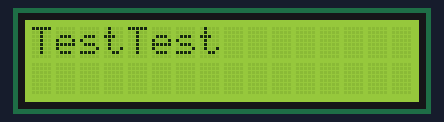
This program was run on a simulated Raspberry Pi (BCM pin numbers). Shown: 16×2 character LCD. Threads take turns every 2 ms; what the program prints to the terminal is not drawn.

Above: at 0.1 s.
At 3.7 s:
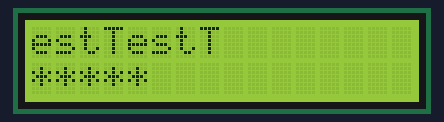
At 14.0 s:
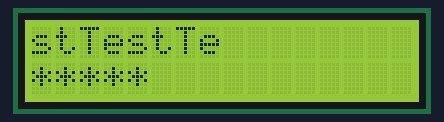
At 24.3 s:
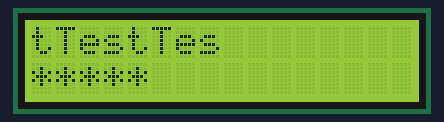
At 34.6 s:
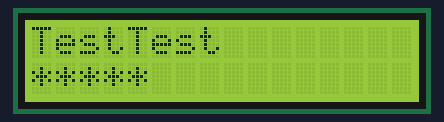

Measured:
- what the display in image 0 shows lasts 1.9 s, from 0.1 s to 2.0 s
- what the display in image 2 shows lasts 1.0 s, from 13.9 s to 14.9 s

The program:

LCD.py
```python
#!/usr/bin/python
# --------------------------------------
#    ___  ___  _ ____
#   / _ \/ _ \(_) __/__  __ __
#  / , _/ ___/ /\ \/ _ \/ // /
# /_/|_/_/  /_/___/ .__/\_, /
#                /_/   /___/
#
#  lcd_16x2.py
#  16x2 LCD Test Script
#
# Author : Matt Hawkins
# Date   : 06/04/2015
#
# http://www.raspberrypi-spy.co.uk/
#
# --------------------------------------

# The wiring for the LCD is as follows:
# 1 : GND
# 2 : 5V
# 3 : Contrast (0-5V)*
# 4 : RS (Register Select)
# 5 : R/W (Read Write)       - GROUND THIS PIN
# 6 : Enable or Strobe
# 7 : Data Bit 0             - NOT USED
# 8 : Data Bit 1             - NOT USED
# 9 : Data Bit 2             - NOT USED
# 10: Data Bit 3             - NOT USED
# 11: Data Bit 4
# 12: Data Bit 5
# 13: Data Bit 6
# 14: Data Bit 7
# 15: LCD Backlight +5V**
# 16: LCD Backlight GND

# import
import RPi.GPIO as GPIO
import time
import thread

# Define GPIO to LCD mapping
LCD_RS = 7
LCD_E = 8
LCD_D4 = 25
LCD_D5 = 24
LCD_D6 = 23
LCD_D7 = 18

# Define some device constants
LCD_WIDTH = 16  # Maximum characters per line
LCD_CHR = True
LCD_CMD = False

LCD_LINE_1 = 0x80  # LCD RAM address for the 1st line
LCD_LINE_2 = 0xC0  # LCD RAM address for the 2nd line

# Timing constants
E_PULSE = 0.0005
E_DELAY = 0.0005


# noinspection PyPep8Naming
# LCDPrint - BY ME #################################
def lcdPrint(strng, screen):
    if screen == 1:
        scr = LCD_LINE_1
    else:
        scr = LCD_LINE_2
    if len(strng) > 8:
        while True:
            for counter in range(0, len(strng) - 8):
                if counter == 1:
                    time.sleep(2.5)
                str2 = strng[counter:counter + 8]
                lcd_string(str2, scr)
                time.sleep(1)
                if counter == len(strng) - 9:
                    time.sleep(1.5)
    else:
        while True:
            lcd_string(strng, scr)
            time.sleep(1)


# lcdPrinter - BY ME #################################
# noinspection PyPep8Naming
def lcdPrinter(strng, screen):
    thread.start_new_thread(lcdPrint, (strng, screen), )
    time.sleep(2)


# initialization - BY ME #############################
def initialization():
    GPIO.setwarnings(False)
    GPIO.setmode(GPIO.BCM)  # Use BCM GPIO numbers
    GPIO.setup(LCD_E, GPIO.OUT)  # E
    GPIO.setup(LCD_RS, GPIO.OUT)  # RS
    GPIO.setup(LCD_D4, GPIO.OUT)  # DB4
    GPIO.setup(LCD_D5, GPIO.OUT)  # DB5
    GPIO.setup(LCD_D6, GPIO.OUT)  # DB6
    GPIO.setup(LCD_D7, GPIO.OUT)  # DB7

    lcd_init()


def main():
    # Main program block
    GPIO.setwarnings(False)
    GPIO.setmode(GPIO.BCM)  # Use BCM GPIO numbers
    GPIO.setup(LCD_E, GPIO.OUT)  # E
    GPIO.setup(LCD_RS, GPIO.OUT)  # RS
    GPIO.setup(LCD_D4, GPIO.OUT)  # DB4
    GPIO.setup(LCD_D5, GPIO.OUT)  # DB5
    GPIO.setup(LCD_D6, GPIO.OUT)  # DB6
    GPIO.setup(LCD_D7, GPIO.OUT)  # DB7

    # Initialise display
    lcd_init()

    # My Code:
    ##########################################################
    ##########################################################

    print "To stop press Ctrl-C"

    lcdPrinter("TestTestTest ", 1)
    lcdPrinter("*****", 2)

    while True:
        time.sleep(10)


def lcd_init():
    # Initialise display
    lcd_byte(0x33, LCD_CMD)  # 110011 Initialise
    lcd_byte(0x32, LCD_CMD)  # 110010 Initialise
    lcd_byte(0x06, LCD_CMD)  # 000110 Cursor move direction
    lcd_byte(0x0C, LCD_CMD)  # 001100 Display On,Cursor Off, Blink Off
    lcd_byte(0x28, LCD_CMD)  # 101000 Data length, number of lines, font size
    lcd_byte(0x01, LCD_CMD)  # 000001 Clear display
    time.sleep(E_DELAY)


def lcd_byte(bits, mode):
    # Send byte to data pins
    # bits = data
    # mode = True  for character
    #        False for command

    GPIO.output(LCD_RS, mode)  # RS

    # High bits
    GPIO.output(LCD_D4, False)
    GPIO.output(LCD_D5, False)
    GPIO.output(LCD_D6, False)
    GPIO.output(LCD_D7, False)
    if bits & 0x10 == 0x10:
        GPIO.output(LCD_D4, True)
    if bits & 0x20 == 0x20:
        GPIO.output(LCD_D5, True)
    if bits & 0x40 == 0x40:
        GPIO.output(LCD_D6, True)
    if bits & 0x80 == 0x80:
        GPIO.output(LCD_D7, True)

    # Toggle 'Enable' pin
    lcd_toggle_enable()

    # Low bits
    GPIO.output(LCD_D4, False)
    GPIO.output(LCD_D5, False)
    GPIO.output(LCD_D6, False)
    GPIO.output(LCD_D7, False)
    if bits & 0x01 == 0x01:
        GPIO.output(LCD_D4, True)
    if bits & 0x02 == 0x02:
        GPIO.output(LCD_D5, True)
    if bits & 0x04 == 0x04:
        GPIO.output(LCD_D6, True)
    if bits & 0x08 == 0x08:
        GPIO.output(LCD_D7, True)

    # Toggle 'Enable' pin
    lcd_toggle_enable()


def lcd_toggle_enable():
    # Toggle enable
    time.sleep(E_DELAY)
    GPIO.output(LCD_E, True)
    time.sleep(E_PULSE)
    GPIO.output(LCD_E, False)
    time.sleep(E_DELAY)


def lcd_string(message, line):
    # Send string to display

    message = message.ljust(LCD_WIDTH, " ")

    lcd_byte(line, LCD_CMD)

    for i in range(LCD_WIDTH):
        lcd_byte(ord(message[i]), LCD_CHR)


if __name__ == '__main__':

    try:
        main()
    except KeyboardInterrupt:
        lcd_string("Y U CLK?", LCD_LINE_1)
        pass
    finally:
        # lcd_byte(0x01, LCD_CMD)
        lcd_string("Done!", LCD_LINE_1)
        lcd_string("Just go..", LCD_LINE_2)
        print "\n Cleaning up"
        GPIO.cleanup()
```
